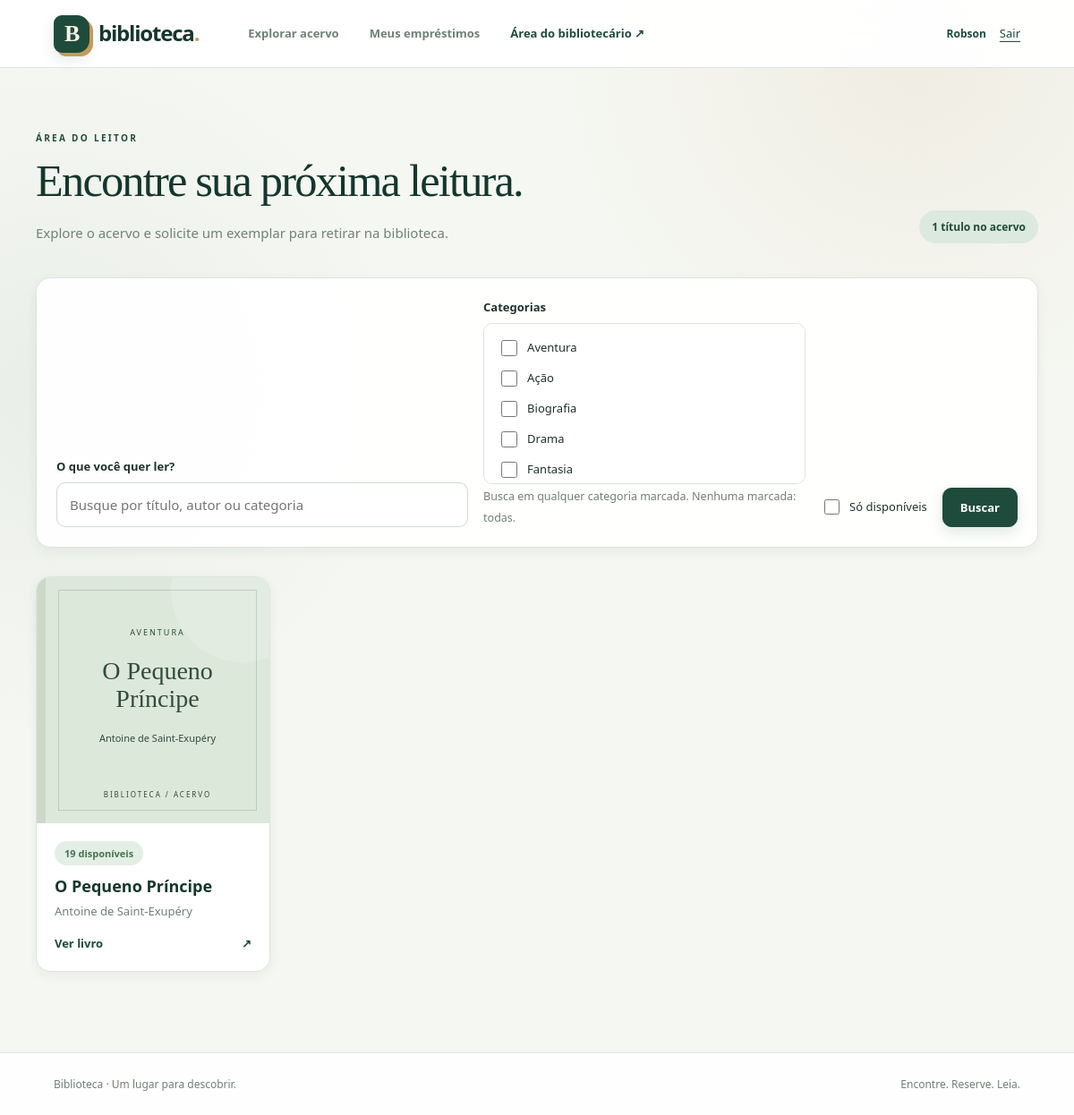
Screenshot of /livro/home/ (signed in) with the database file from the repository.
### livro/models.py (models this page shows, shortened)
class Categoria(models.Model):
    nome = models.CharField("Nome", max_length=80, unique=True)
    descricao = models.TextField("Descrição", blank=True)
    class Meta:
        ordering = ["nome"]
    def __str__(self):
        return self.nome

class Livro(models.Model):
    nome = models.CharField("Título", max_length=200)
    autor = models.CharField("Autor", max_length=150)
    co_autor = models.CharField("Coautor", max_length=150, blank=True)
    sinopse = models.TextField("Sinopse", blank=True)
    categorias = models.ManyToManyField(
        Categoria,
        related_name="livros",
        verbose_name="Categorias",
        help_text="Selecione de 1 a 3 categorias.",
    )
    cadastrado_por = models.ForeignKey(
        settings.AUTH_USER_MODEL,
        on_delete=models.PROTECT,
    )
    criado_em = models.DateTimeField(auto_now_add=True)
    ativo = models.BooleanField("Visível no catálogo", default=True)
    class Meta:
        ordering = ["nome", "pk"]

### livro/views.py (the view, shortened to what this page needs)
# urls.py: path("home/", views.listar_livros, name="catalogo"),
@login_required
def listar_livros(request):
    texto_da_busca = request.GET.get("q", "").strip()
    ids_categorias = [valor for valor in request.GET.getlist("categoria") if valor.isascii() and valor.isdigit() and len(valor) <= 18]
    somente_disponiveis = request.GET.get("disponivel")
    livros = Livro.objects.filter(ativo=True).prefetch_related("categorias")
    livros = livros.annotate(
        disponiveis=Count(
            "exemplares",
            filter=Q(exemplares__status=Exemplar.Status.DISPONIVEL),
        )
    )
    if ids_categorias:
        livros = livros.filter(pk__in=Livro.objects.filter(categorias__pk__in=ids_categorias))
    if somente_disponiveis:
        livros = livros.filter(disponiveis__gt=0)
    livros = livros.order_by("nome", "id")
    paginador = Paginator(livros, 12)
    pagina = paginador.get_page(request.GET.get("page"))
    filtros_da_busca = request.GET.copy()
    filtros_da_busca.pop("page", None)
    dados_da_pagina = {
        "pagina": pagina,
        "busca": texto_da_busca,
        "categorias": Categoria.objects.all(),
        "categorias_atuais": ids_categorias,
        "parametros": filtros_da_busca.urlencode(),
        "total": paginador.count,
    }
    return render(request, "livro/catalogo.html", dados_da_pagina)

### templates/livro/catalogo.html (shortened to what this page needs)
{% extends 'base.html' %}
{% block conteudo %}
<section class="page-heading">
  <div>
    <span class="eyebrow">
      ÁREA DO LEITOR
    </span>
    <h1>
      Encontre sua próxima leitura.
    </h1>
    <p>
      Explore o acervo e solicite um exemplar para retirar na biblioteca.
    </p>
  </div>
  <span class="count-note">
    {{ total }} título{{ total|pluralize:"s" }} no acervo
  </span>
</section>
<form method="get" class="search-panel">
  <div class="search-field">
    <label for="busca">
      O que você quer ler?
    </label>
    <input
      id="busca"
      type="search"
      name="q"
      value="{{ busca }}"
      placeholder="Busque por título, autor ou categoria"
    >
  </div>
  <div class="category-filter">
    <fieldset class="category-fieldset">
      <legend>Categorias</legend>
      <div class="category-options" aria-describedby="category-filter-help">
        {% for categoria in categorias %}
          <label for="categoria-{{ categoria.pk }}">
            <input type="checkbox" id="categoria-{{ categoria.pk }}"
                   name="categoria" value="{{ categoria.pk }}"
                   {% if categoria.pk|stringformat:"s" in categorias_atuais %}checked{% endif %}>
            {{ categoria.nome }}
          </label>
        {% empty %}
          <span class="muted">Nenhuma categoria cadastrada.</span>
        {% endfor %}
      </div>
      <small id="category-filter-help">Busca em qualquer categoria marcada. Nenhuma marcada: todas.</small>
    </fieldset>
  </div>
  <label class="check">
    <input
      type="checkbox"
      name="disponivel"
      value="1"
    >
    Só disponíveis
  </label>
  <button class="button" type="submit">
    Buscar
  </button>
</form>
<div class="book-grid">
  {% for livro in pagina %}
    <article class="book-card">
      <a
        class="cover cover-{% cycle 'a' 'b' 'c' 'd' %}"
        href="{% url 'detalhe_livro' livro.pk %}"
        tabindex="-1"
        aria-hidden="true"
      >
        <span>
          {{ livro.categorias.all|join:", " }}
        </span>
        <strong>
          {{ livro.nome }}
        </strong>
        <small>
          {{ livro.autor }}
        </small>
        <i>
          Biblioteca / Acervo
        </i>
      </a>
      <div class="book-info">
        <span class="badge {% if livro.disponiveis %}available{% else %}neutral{% endif %}">
          {% if livro.disponiveis %}
            {{ livro.disponiveis }}
            {% if livro.disponiveis == 1 %}
              disponível
            {% else %}
              disponíveis
            {% endif %}
          {% else %}
            Sem exemplar disponível
          {% endif %}
        </span>
        <h2>
          <a href="{% url 'detalhe_livro' livro.pk %}">
            {{ livro.nome }}
          </a>
        </h2>
        <p>
          {{ livro.autor }}
        </p>
        <a
          class="link-arrow"
          href="{% url 'detalhe_livro' livro.pk %}"
        >
          Ver livro
          <span>↗</span>
        </a>
      </div>
    </article>
  {% endfor %}
</div>
{% endblock %}

### templates/base.html (shortened to what this page needs)
{% load static %}
<!doctype html>
<html lang="pt-BR">
<head>
  <link rel="stylesheet" href="{% static 'app.css' %}">
</head>
<body>
<header class="topbar">
  <a class="brand" href="{% url 'inicio' %}"><span class="brand-icon" aria-hidden="true">B</span> biblioteca<span class="brand-dot">.</span></a>
  {% if user.is_authenticated %}
  <nav aria-label="Menu principal">
    <a href="{% url 'catalogo' %}">Explorar acervo</a>
    <a href="{% url 'meus_emprestimos' %}">Meus empréstimos</a>
    {% if perms.livro.gerenciar_circulacao %}<a class="staff-link" href="{% url 'painel_bibliotecario' %}">Área do bibliotecário ↗</a>{% endif %}
  </nav>
  <div class="account"><span>{{ user.first_name|default:user.username }}</span>
    <form method="post" action="{% url 'sair' %}">{% csrf_token %}<button class="text-button" type="submit">Sair</button></form>
  </div>
  {% else %}
  <span class="top-note">Histórias que passam de mão em mão.</span>
  {% endif %}
</header>
<main id="conteudo">
  {% block conteudo %}{% endblock %}
</main>
<footer><span>Biblioteca · Um lugar para descobrir.</span><span>Encontre. Reserve. Leia.</span></footer>
</body>
</html>

### rows the page displays
Categoria: nome "Aventura"
Categoria: nome "Ação"
Categoria: nome "Biografia"
Categoria: nome "Drama"
Categoria: nome "Fantasia"
Livro: categorias.all "AVENTURA", nome "O Pequeno Príncipe", autor "Antoine de Saint-Exupéry", disponiveis "19", shows "disponíveis"

### other values shown
{{ user.first_name|default:user.username }} "Robson"
{{ total }} "1"
